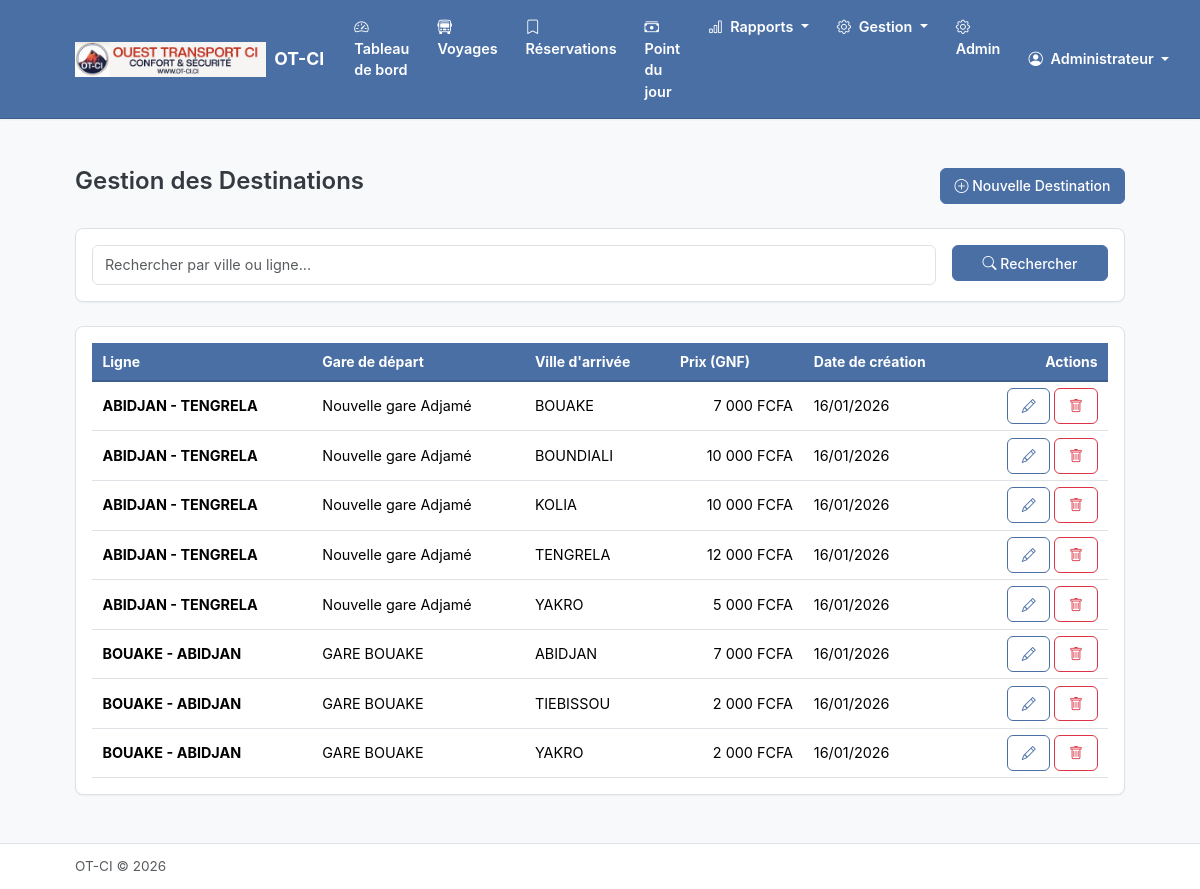
The app's page /destinations/ (signed in) with its own data.
### apps/compagnie/models.py (models this page shows, shortened)
class Compagnie(models.Model):
    nom = models.CharField(max_length=200, verbose_name="Nom de la compagnie")
    logo = models.ImageField(
        upload_to='logos/',
        blank=True,
        null=True,
        verbose_name="Logo"
    )
    nom_pdg = models.CharField(max_length=200, verbose_name="Nom du PDG")
    adresse = models.TextField(blank=True, verbose_name="Adresse")
    telephone = models.CharField(max_length=20, blank=True, verbose_name="Téléphone")
    email = models.EmailField(blank=True, verbose_name="Email")
    date_creation = models.DateTimeField(auto_now_add=True)
    date_modification = models.DateTimeField(auto_now=True)
    class Meta:
        verbose_name = "Compagnie"
        verbose_name_plural = "Compagnie"
    @classmethod
    def get_instance(cls):
        return cls.objects.first()

### apps/personnel/models.py (models this page shows, shortened)
class Utilisateur(AbstractUser):
    ROLE_CHOICES = [
        ('pdg', 'PDG'),
        ('super_admin', 'Super Administrateur'),
        ('manager', 'Manager'),
        ('chef_gare', 'Chef de Gare'),
        ('guichetier', 'Guichetier'),
    ]
    nom_complet = models.CharField(max_length=200, verbose_name="Nom complet")
    telephone = models.CharField(max_length=20, blank=True, verbose_name="Téléphone")
    role = models.CharField(
        max_length=20,
        choices=ROLE_CHOICES,
        default='guichetier',
        verbose_name="Rôle"
    )
    gare = models.ForeignKey(
        'gares.Gare',
        on_delete=models.SET_NULL,
        null=True,
        blank=True,
        related_name='utilisateurs',
        verbose_name="Gare"
    )
    actif = models.BooleanField(default=True, verbose_name="Actif")
    date_creation = models.DateTimeField(auto_now_add=True)
    date_modification = models.DateTimeField(auto_now=True)
    objects = UtilisateurManager()
    EMAIL_FIELD = 'email'
    USERNAME_FIELD = 'username'
    REQUIRED_FIELDS = ['nom_complet']
    class Meta:
        verbose_name = "Utilisateur"
        verbose_name_plural = "Utilisateurs"
        ordering = ['nom_complet']
    @property
    def is_super_admin(self):
        return self.role == 'super_admin'
    @property
    def has_global_access(self):
        return self.role in ['pdg', 'super_admin', 'manager']

### apps/destinations/models.py (models this page shows, shortened)
class Destination(models.Model):
    gare = models.ForeignKey(
        'gares.Gare',
        on_delete=models.CASCADE,
        related_name='destinations',
        verbose_name="Gare de départ"
    )
    ligne = models.ForeignKey(
        'lignes.Ligne',
        on_delete=models.CASCADE,
        related_name='destinations',
        verbose_name="Ligne"
    )
    ville_arrivee = models.CharField(max_length=100, verbose_name="Ville d'arrivée")
    montant = models.DecimalField(
        max_digits=10,
        decimal_places=0,
        verbose_name="Montant (FCFA)"
    )
    active = models.BooleanField(default=True, verbose_name="Active")
    date_creation = models.DateTimeField(auto_now_add=True)
    date_modification = models.DateTimeField(auto_now=True)
    class Meta:
        verbose_name = "Destination"
        verbose_name_plural = "Destinations"
        ordering = ['gare', 'ville_arrivee']
        unique_together = ['gare', 'ligne', 'ville_arrivee']

### apps/lignes/models.py (models this page shows, shortened)
class Ligne(models.Model):
    nom = models.CharField(
        max_length=200,
        verbose_name="Nom de la ligne",
        help_text="Ex: Conakry - Kindia"
    )
    gare = models.ForeignKey(
        'gares.Gare',
        on_delete=models.CASCADE,
        related_name='lignes',
        verbose_name="Gare",
        help_text="Gare de départ de cette ligne",
        null=True,
        blank=True
    )
    ville_depart = models.CharField(max_length=100, verbose_name="Ville de départ")
    ville_arrivee = models.CharField(max_length=100, verbose_name="Ville d'arrivée")
    distance_km = models.PositiveIntegerField(
        blank=True,
        null=True,
        verbose_name="Distance (km)"
    )
    duree_estimee = models.DurationField(
        blank=True,
        null=True,
        verbose_name="Durée estimée",
        help_text="Format: HH:MM:SS"
    )
    compagnie = models.ForeignKey(
        'compagnie.Compagnie',
        on_delete=models.CASCADE,
        related_name='lignes',
        verbose_name="Compagnie"
    )
    active = models.BooleanField(default=True, verbose_name="Active")
    date_creation = models.DateTimeField(auto_now_add=True)
    date_modification = models.DateTimeField(auto_now=True)
    class Meta:
        verbose_name = "Ligne"
        verbose_name_plural = "Lignes"
        ordering = ['nom']
        unique_together = ['ville_depart', 'ville_arrivee', 'gare']

### apps/gares/models.py (models this page shows, shortened)
class Gare(models.Model):
    nom = models.CharField(max_length=200, verbose_name="Nom de la gare")
    code = models.CharField(
        max_length=10,
        unique=True,
        verbose_name="Code",
        help_text="Code unique pour la numérotation des tickets (ex: CKY, KND)"
    )
    ville = models.CharField(max_length=100, verbose_name="Ville")
    adresse = models.TextField(blank=True, verbose_name="Adresse")
    telephone = models.CharField(max_length=20, blank=True, verbose_name="Téléphone")
    compagnie = models.ForeignKey(
        'compagnie.Compagnie',
        on_delete=models.CASCADE,
        related_name='gares',
        verbose_name="Compagnie"
    )
    active = models.BooleanField(default=True, verbose_name="Active")
    date_creation = models.DateTimeField(auto_now_add=True)
    date_modification = models.DateTimeField(auto_now=True)
    dernier_numero_ticket = models.PositiveIntegerField(
        default=0,
        verbose_name="Dernier numéro de ticket"
    )
    mois_dernier_ticket = models.CharField(
        max_length=6,
        blank=True,
        default='',
        verbose_name="Mois du dernier ticket",
        help_text="Format YYYYMM pour la réinitialisation mensuelle"
    )
    class Meta:
        verbose_name = "Gare"
        verbose_name_plural = "Gares"
        ordering = ['nom']

### apps/destinations/views.py (the view)
# urls.py: path('', views.DestinationListView.as_view(), name='destination_list'),
class DestinationListView(GestionRequiredMixin, ListView):
    model = Destination
    template_name = 'destinations/destination_list.html'
    context_object_name = 'destinations'
    def get_queryset(self):
        queryset = super().get_queryset()
        user = self.request.user
        if not user.has_global_access and user.gare:
            queryset = queryset.filter(gare=user.gare)
        search = self.request.GET.get('q')
        if search:
            queryset = queryset.filter(
                Q(ville_arrivee__icontains=search) |
                Q(ligne__nom__icontains=search)
            )
        return queryset.select_related('ligne', 'gare').order_by('ligne__nom', 'ville_arrivee')
    def get_context_data(self, **kwargs):
        context = super().get_context_data(**kwargs)
        context['search_query'] = self.request.GET.get('q', '')
        return context

### templates/destinations/destination_list.html (shortened to what this page needs)
{% extends 'base.html' %}
{% load custom_filters %}
{% block content %}
<div class="container py-4">
    <div class="d-flex justify-content-between align-items-center mb-4">
        <h2>Gestion des Destinations</h2>
        <a href="{% url 'destinations:destination_create' %}" class="btn btn-primary">
            <i class="bi bi-plus-circle"></i> Nouvelle Destination
        </a>
    </div>
    <div class="card mb-4">
        <div class="card-body">
            <form method="get" class="row g-3">
                <div class="col-md-10">
                    <input type="text"
                           name="q"
                           class="form-control"
                           placeholder="Rechercher par ville ou ligne..."
                           value="{{ search_query }}">
                </div>
                <div class="col-md-2">
                    <button type="submit" class="btn btn-primary w-100">
                        <i class="bi bi-search"></i> Rechercher
                    </button>
                </div>
            </form>
        </div>
    </div>
    <div class="card">
        <div class="card-body">
            {% if destinations %}
                <div class="table-responsive">
                    <table class="table table-hover">
                        <thead>
                            <tr>
                                <th>Ligne</th>
                                <th>Gare de départ</th>
                                <th>Ville d'arrivée</th>
                                <th>Prix (GNF)</th>
                                <th>Date de création</th>
                                <th class="text-end">Actions</th>
                            </tr>
                        </thead>
                        <tbody>
                            {% for destination in destinations %}
                                <tr>
                                    <td><strong>{{ destination.ligne.nom }}</strong></td>
                                    <td>{{ destination.gare.nom }}</td>
                                    <td>{{ destination.ville_arrivee }}</td>
                                    <td class="text-end">{{ destination.montant|format_montant }} FCFA</td>
                                    <td>{{ destination.date_creation|date:"d/m/Y" }}</td>
                                    <td class="text-end">
                                        <a href="{% url 'destinations:destination_update' destination.pk %}"
                                           class="btn btn-sm btn-outline-primary"
                                           title="Modifier">
                                            <i class="bi bi-pencil"></i>
                                        </a>
                                        <a href="{% url 'destinations:destination_delete' destination.pk %}"
                                           class="btn btn-sm btn-outline-danger"
                                           title="Supprimer">
                                            <i class="bi bi-trash"></i>
                                        </a>
                                    </td>
                                </tr>
                            {% endfor %}
                        </tbody>
                    </table>
                </div>
            {% endif %}
        </div>
    </div>
</div>
{% endblock %}

### templates/base.html (shortened to what this page needs)
{% load static %}
<!DOCTYPE html>
<html lang="fr">
<head>
    <link href="https://cdn.jsdelivr.net/npm/bootstrap@5.3.2/dist/css/bootstrap.min.css" rel="stylesheet">
    <link href="https://cdn.jsdelivr.net/npm/bootstrap-icons@1.11.1/font/bootstrap-icons.css" rel="stylesheet">
    <link href="{% static 'css/custom.css' %}" rel="stylesheet">
</head>
<body>
    <nav class="navbar navbar-expand-lg navbar-dark sticky-top">
        <div class="container">
            <a class="navbar-brand d-flex align-items-center" href="{% url 'guichet:dashboard' %}">
                {% if compagnie and compagnie.logo %}
                    <img src="{{ compagnie.logo.url }}" alt="Logo" height="35" class="me-2">
                {% endif %}
                <span>{% if compagnie %}{{ compagnie.nom }}{% else %}Gestion Billetterie{% endif %}</span>
            </a>
            <div class="collapse navbar-collapse" id="navbarNav">
                {% if user.is_authenticated %}
                <ul class="navbar-nav me-auto">
                    <li class="nav-item">
                        <a class="nav-link {% if request.resolver_match.url_name == 'dashboard' %}active{% endif %}"
                           href="{% url 'guichet:dashboard' %}">
                            <i class="bi bi-speedometer2 me-1"></i> Tableau de bord
                        </a>
                    </li>
                    <li class="nav-item">
                        <a class="nav-link {% if request.resolver_match.url_name == 'voyage_list' %}active{% endif %}"
                           href="{% url 'guichet:voyage_list' %}">
                            <i class="bi bi-bus-front me-1"></i> Voyages
                        </a>
                    </li>
                    <li class="nav-item">
                        <a class="nav-link {% if request.resolver_match.url_name == 'reservations' %}active{% endif %}"
                           href="{% url 'guichet:reservations' %}">
                            <i class="bi bi-bookmark me-1"></i> Réservations
                        </a>
                    </li>
                    <li class="nav-item">
                        <a class="nav-link {% if 'comptabilite' in request.path %}active{% endif %}"
                           href="{% url 'comptabilite:point_journalier' %}">
                            <i class="bi bi-cash-stack me-1"></i> Point du jour
                        </a>
                    </li>
                    <li class="nav-item dropdown">
                        <a class="nav-link dropdown-toggle" href="#" data-bs-toggle="dropdown">
                            <i class="bi bi-bar-chart me-1"></i> Rapports
                        </a>
                    </li>
                    <li class="nav-item dropdown">
                        <a class="nav-link dropdown-toggle" href="#" data-bs-toggle="dropdown">
                            <i class="bi bi-gear me-1"></i> Gestion
                        </a>
                    </li>
                    {% if user.is_superuser %}
                    <li class="nav-item">
                        <a class="nav-link" href="{% url 'admin:index' %}">
                            <i class="bi bi-gear me-1"></i> Admin
                        </a>
                    </li>
                    {% endif %}
                </ul>
                <ul class="navbar-nav">
                    <li class="nav-item dropdown">
                        <a class="nav-link dropdown-toggle" href="#" data-bs-toggle="dropdown">
                            <i class="bi bi-person-circle me-1"></i>
                            {{ user.nom_complet|default:user.username }}
                        </a>
                    </li>
                </ul>
                {% endif %}
            </div>
        </div>
    </nav>
    <main class="py-4">
        {% block content %}{% endblock %}
    </main>
    <footer class="py-3 mt-auto border-top bg-white">
        <div class="container">
            <div class="d-flex justify-content-between align-items-center">
                <span class="text-muted">
                    {% if compagnie %}{{ compagnie.nom }}{% else %}Gestion Billetterie{% endif %} &copy; {% now "Y" %}
                </span>
            </div>
        </div>
    </footer>
</body>
</html>

### records on screen
Compagnie: logo (picture), nom "OT-CI"
Utilisateur: nom_complet "Administrateur"
Destination: ligne.nom "ABIDJAN - TENGRELA", gare.nom "Nouvelle gare Adjamé", ville_arrivee "BOUAKE", montant "7 000", date_creation "16/01/2026"
Destination: ligne.nom "ABIDJAN - TENGRELA", gare.nom "Nouvelle gare Adjamé", ville_arrivee "BOUNDIALI", montant "10 000", date_creation "16/01/2026"
Destination: ligne.nom "ABIDJAN - TENGRELA", gare.nom "Nouvelle gare Adjamé", ville_arrivee "KOLIA", montant "10 000", date_creation "16/01/2026"
Destination: ligne.nom "ABIDJAN - TENGRELA", gare.nom "Nouvelle gare Adjamé", ville_arrivee "TENGRELA", montant "12 000", date_creation "16/01/2026"
Destination: ligne.nom "ABIDJAN - TENGRELA", gare.nom "Nouvelle gare Adjamé", ville_arrivee "YAKRO", montant "5 000", date_creation "16/01/2026"
Destination: ligne.nom "BOUAKE - ABIDJAN", gare.nom "GARE BOUAKE", ville_arrivee "ABIDJAN", montant "7 000", date_creation "16/01/2026"
Destination: ligne.nom "BOUAKE - ABIDJAN", gare.nom "GARE BOUAKE", ville_arrivee "TIEBISSOU", montant "2 000", date_creation "16/01/2026"
Destination: ligne.nom "BOUAKE - ABIDJAN", gare.nom "GARE BOUAKE", ville_arrivee "YAKRO", montant "2 000", date_creation "16/01/2026"
